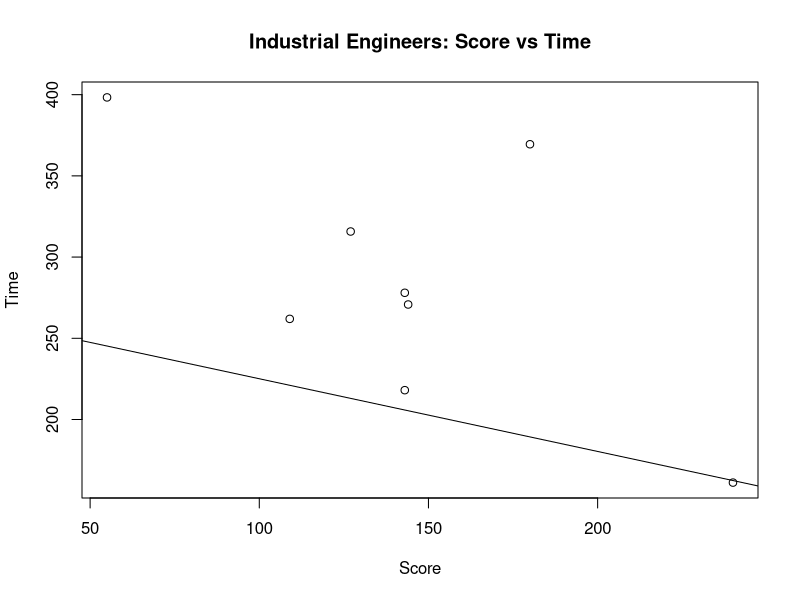
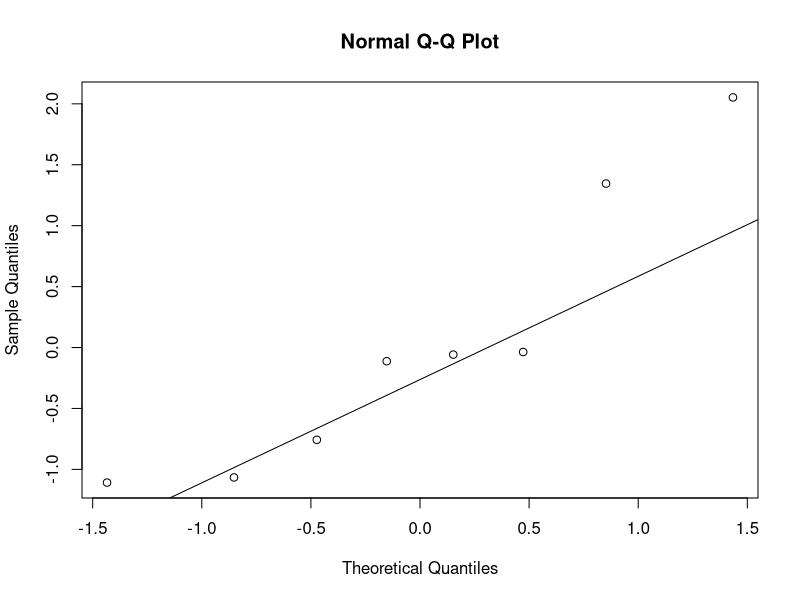
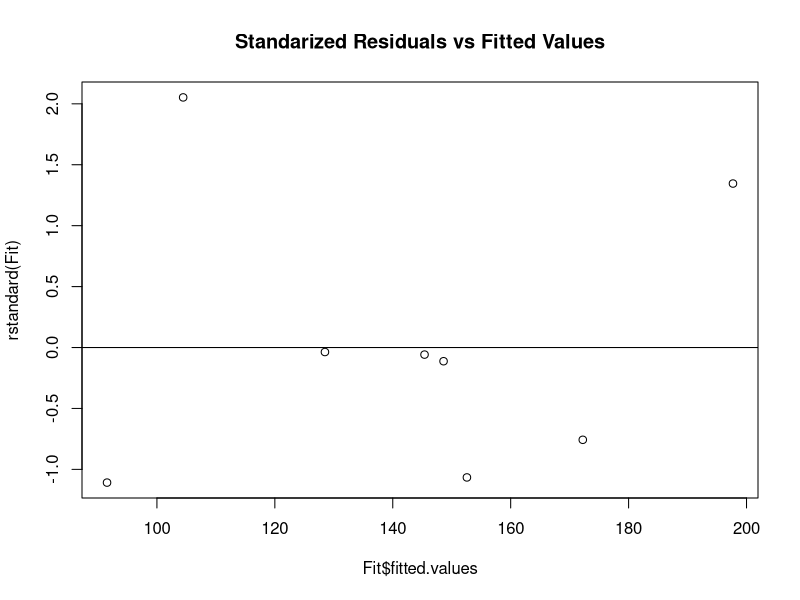
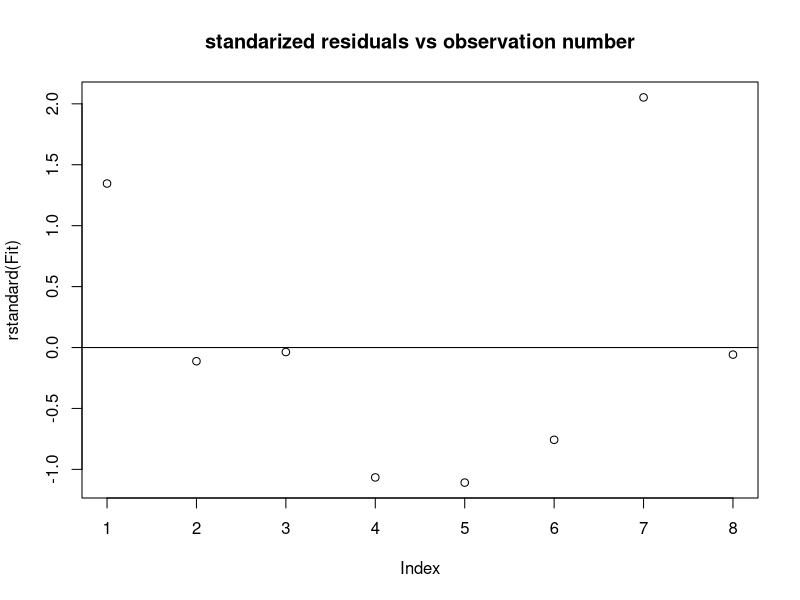
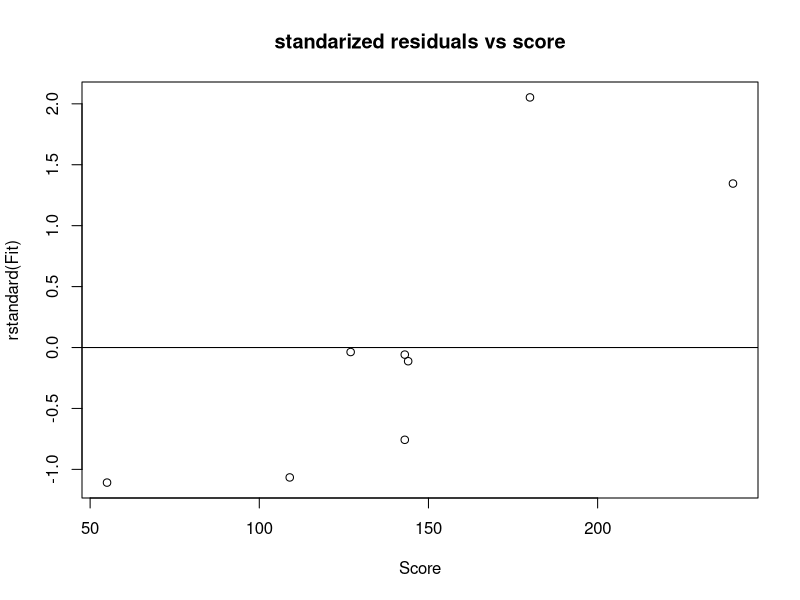

Here is the R script that generated these plots, in order:
rm(list =ls());
indy <- read.table("Indy-Total-ST.txt", header = TRUE);
attach(indy);
plot(Score, Time, main="Industrial Engineers: Score vs Time", xlab="Score", ylab="Time");
Fit<-lm(Score~Time);
summary(Fit);
abline(Fit);
Fit$residuals;
rstandard(Fit);
library(MASS);
studres(Fit);
Fit$fitted.values;
qqnorm(rstandard(Fit));
qqline(rstandard(Fit));
plot (rstandard(Fit)~Fit$fitted.values, main='Standarized Residuals vs Fitted Values');
abline(0,0);
plot (rstandard(Fit), main = 'standarized residuals vs observation number')
abline(0,0);
plot (rstandard(Fit)~Score, main = 'standarized residuals vs score');
abline(0,0);
